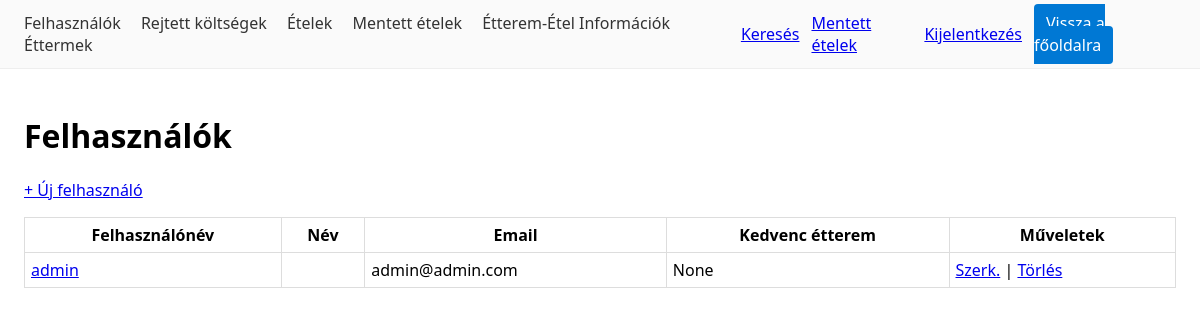
/felhasznalo/ (signed in), run on an earlier commit of the app's database.
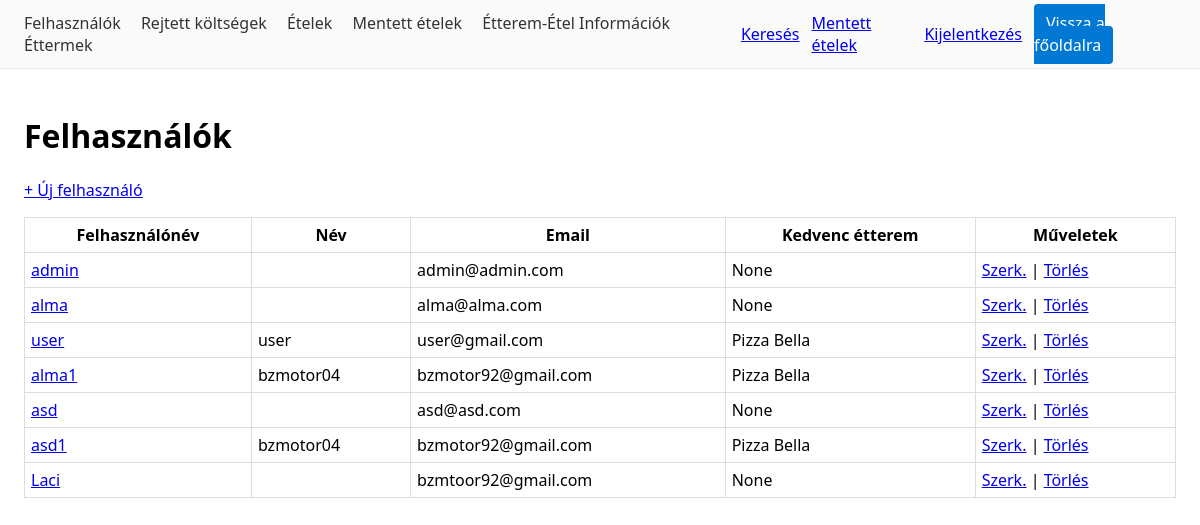
And on a later commit of the database.
### users/models.py (models this page shows, shortened)
class Felhasznalo(AbstractUser):
    nev = models.CharField("Név", max_length=150, blank=True)
    kedvenc_etterem = models.ForeignKey(
        "catalog.Etterem", on_delete=models.SET_NULL,
        null=True, blank=True, related_name="kedvelok",
        verbose_name="Kedvenc étterem",
    )
    class Meta:
        verbose_name = "Felhasználó"
        verbose_name_plural = "Felhasználók"

### catalog/models.py (models this page shows, shortened)
class Etterem(models.Model):
    nev = models.CharField(max_length=150)
    cim = models.CharField(max_length=250, blank=True)
    platform = models.CharField(max_length=20, choices=PLATFORMOK, default="egyeb")
    platform_logo_url = models.URLField(blank=True)
    platform_url = models.URLField(blank=True)
    def __str__(self):
        return self.nev

### users/views.py (the view)
# urls.py: path("felhasznalo/", views.FelhasznaloListView.as_view(), name="felhasznalo_list"),
class FelhasznaloListView(StaffRequired, ListView):
    model = Felhasznalo
    template_name = "users/felhasznalo_list.html"

### foodcompare/mixins.py (called while the page is built)
    def test_func(self):
        user = self.request.user
        return user.is_authenticated and user.is_staff

### templates/users/felhasznalo_list.html
{% extends "_base.html" %}
{% block content %}
<h1>Felhasználók</h1>
{% if user.is_authenticated and user.is_staff %}
  <p><a href="{% url 'users:felhasznalo_create' %}">+ Új felhasználó</a></p>
{% endif %}
<table>
  <tr>
    <th>Felhasználónév</th>
    <th>Név</th>
    <th>Email</th>
    <th>Kedvenc étterem</th>
    {% if user.is_authenticated and user.is_staff %}<th>Műveletek</th>{% endif %}
  </tr>
  {% for o in object_list %}
    <tr>
      <td><a href="{% url 'users:felhasznalo_detail' o.pk %}">{{ o.username }}</a></td>
      <td>{{ o.nev }}</td>
      <td>{{ o.email }}</td>
      <td>{{ o.kedvenc_etterem }}</td>
      {% if user.is_authenticated and user.is_staff %}
        <td>
          <a href="{% url 'users:felhasznalo_update' o.pk %}">Szerk.</a> |
          <a href="{% url 'users:felhasznalo_delete' o.pk %}">Törlés</a>
        </td>
      {% endif %}
    </tr>
  {% empty %}
    <tr>
      <td colspan="5">Nincs adat.</td>
    </tr>
  {% endfor %}
</table>
{% endblock %}

What changed in the data, as far as the page shows it:
added Felhasznalo: username "alma", email "alma@alma.com", kedvenc_etterem "None"
added Felhasznalo: username "user", nev "user", email "user@gmail.com", kedvenc_etterem "Pizza Bella"
added Felhasznalo: username "alma1", nev "bzmotor04", email "bzmotor92@gmail.com", kedvenc_etterem "Pizza Bella"
added Felhasznalo: username "asd", email "asd@asd.com", kedvenc_etterem "None"
added Felhasznalo: username "asd1", nev "bzmotor04", email "bzmotor92@gmail.com", kedvenc_etterem "Pizza Bella"
added Felhasznalo: username "Laci", email "bzmtoor92@gmail.com", kedvenc_etterem "None"
